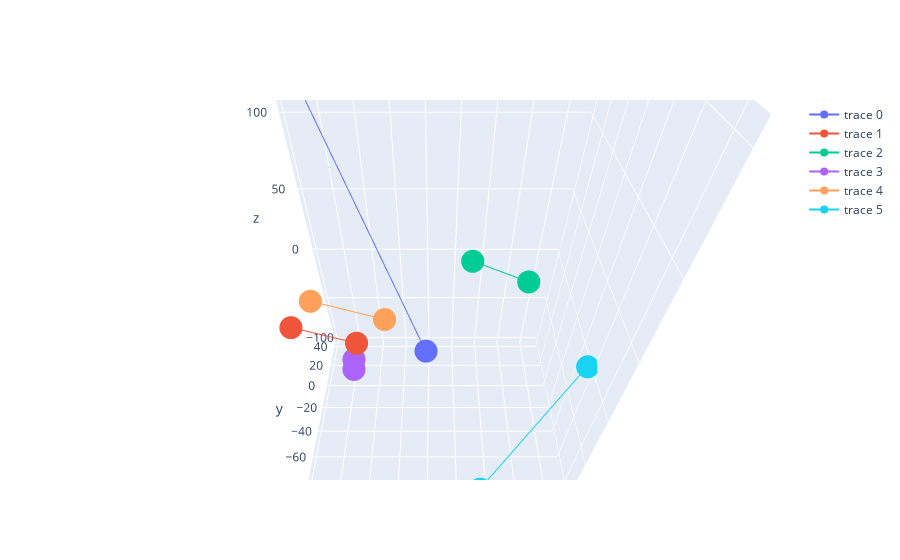

Notebook code cell kept with this figure:
### Code cell
figure=go.Figure(
    data=data,
    layout=go.Layout(
      
        scene=dict(
            xaxis=dict(title="x"),
            yaxis=dict(title="y"),
            zaxis=dict(title="z")
            

           
                  ),

    ))


name = ''
# Default parameters which are used when `layout.scene.camera` is not provided
camera = dict(
    up=dict(x=0, y=0, z=1),
    center=dict(x=0, y=0, z=0),
    eye=dict(x=0, y=-1, z=1)
)

figure.update_layout(scene_camera=camera, title=name)#

iplot(figure)

### Figure 1 — Plotly figure (JSON) as saved in the notebook; plotly's stock layout.template omitted (floating-point values rounded to 4 significant figures)
{"data": [{"mode": "markers+lines", "text": ["France", "Paris"], "type": "scatter3d", "x": [39.44, -37.34], "y": [-32.69, 40.83], "z": [-17.77, 151.7]}, {"mode": "markers+lines", "text": ["London", "England"], "type": "scatter3d", "x": [-35.31, 0.6016], "y": [-42.17, -45.72], "z": [15.97, 6.55]}, {"mode": "markers+lines", "text": ["Mali", "Bamako"], "type": "scatter3d", "x": [62.4, 79.58], "y": [-50.76, -87.21], "z": [72.82, 94.84]}, {"mode": "markers+lines", "text": ["Poland", "Warsaw"], "type": "scatter3d", "x": [-15.22, -21.51], "y": [-8.938, 17.71], "z": [-70.97, -94.87]}, {"mode": "markers+lines", "text": ["Italy", "Madrid"], "type": "scatter3d", "x": [12.06, -34.37], "y": [-9.839, -6.655], "z": [-13.88, 0.02082]}, {"mode": "markers+lines", "text": ["Kenya", "Nairobi"], "type": "scatter3d", "x": [128.0, 75.18], "y": [-61.73, -85.83], "z": [6.301, -98.62]}], "layout": {"scene": {"camera": {"center": {"x": 0, "y": 0, "z": 0}, "eye": {"x": 0, "y": -1, "z": 1}, "up": {"x": 0, "y": 0, "z": 1}}, "xaxis": {"title": {"text": "x"}}, "yaxis": {"title": {"text": "y"}}, "zaxis": {"title": {"text": "z"}}}, "title": {"text": ""}}}
